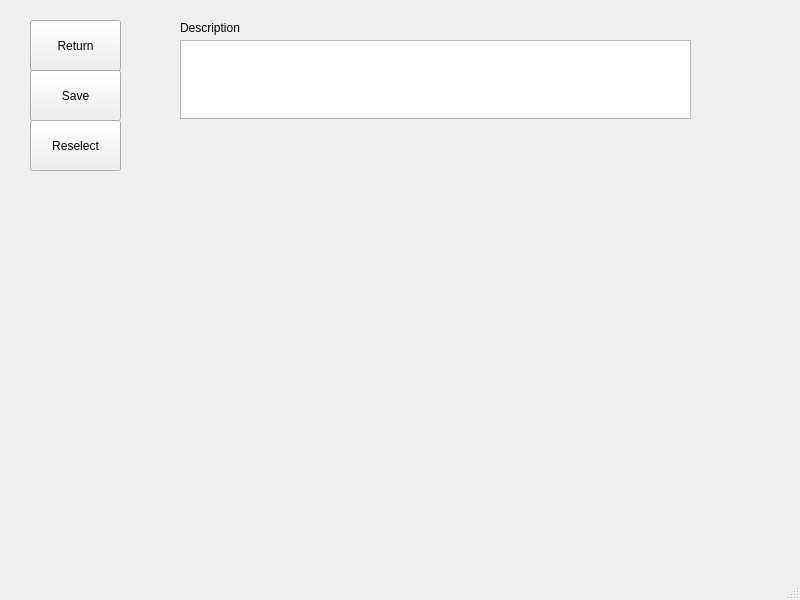
<?xml version="1.0" encoding="UTF-8"?>
<ui version="4.0">
 <class>MainWindow</class>
 <widget class="QMainWindow" name="MainWindow">
  <property name="geometry">
   <rect>
    <x>0</x>
    <y>0</y>
    <width>800</width>
    <height>600</height>
   </rect>
  </property>
  <property name="windowTitle">
   <string>MainWindow</string>
  </property>
  <widget class="QWidget" name="centralwidget">
   <widget class="QTextEdit" name="text">
    <property name="geometry">
     <rect>
      <x>180</x>
      <y>40</y>
      <width>511</width>
      <height>79</height>
     </rect>
    </property>
   </widget>
   <widget class="QLabel" name="label">
    <property name="geometry">
     <rect>
      <x>180</x>
      <y>20</y>
      <width>70</width>
      <height>16</height>
     </rect>
    </property>
    <property name="text">
     <string>Description</string>
    </property>
   </widget>
   <widget class="QPushButton" name="save">
    <property name="geometry">
     <rect>
      <x>30</x>
      <y>70</y>
      <width>91</width>
      <height>51</height>
     </rect>
    </property>
    <property name="text">
     <string>Save</string>
    </property>
   </widget>
   <widget class="QPushButton" name="return_2">
    <property name="geometry">
     <rect>
      <x>30</x>
      <y>20</y>
      <width>91</width>
      <height>51</height>
     </rect>
    </property>
    <property name="text">
     <string>Return</string>
    </property>
   </widget>
   <widget class="QPushButton" name="reselect">
    <property name="geometry">
     <rect>
      <x>30</x>
      <y>120</y>
      <width>91</width>
      <height>51</height>
     </rect>
    </property>
    <property name="text">
     <string>Reselect</string>
    </property>
   </widget>
  </widget>
  <widget class="QMenuBar" name="menubar">
   <property name="geometry">
    <rect>
     <x>0</x>
     <y>0</y>
     <width>800</width>
     <height>24</height>
    </rect>
   </property>
  </widget>
  <widget class="QStatusBar" name="statusbar"/>
 </widget>
 <resources/>
 <connections/>
</ui>
